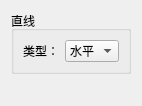
<?xml version="1.0" encoding="UTF-8"?>
<ui version="4.0">
 <class>MorphologyFindLineNode</class>
 <widget class="QWidget" name="MorphologyFindLineNode">
  <property name="geometry">
   <rect>
    <x>0</x>
    <y>0</y>
    <width>140</width>
    <height>106</height>
   </rect>
  </property>
  <property name="windowTitle">
   <string>Form</string>
  </property>
  <layout class="QVBoxLayout" name="verticalLayout_2">
   <item>
    <widget class="QGroupBox" name="groupBox">
     <property name="title">
      <string>直线</string>
     </property>
     <layout class="QVBoxLayout" name="verticalLayout">
      <item>
       <layout class="QFormLayout" name="formLayout">
        <item row="0" column="0">
         <widget class="QLabel" name="label">
          <property name="text">
           <string>类型：</string>
          </property>
         </widget>
        </item>
        <item row="0" column="1">
         <widget class="QComboBox" name="lineType_comboBox">
          <item>
           <property name="text">
            <string>水平</string>
           </property>
          </item>
          <item>
           <property name="text">
            <string>垂直</string>
           </property>
          </item>
         </widget>
        </item>
       </layout>
      </item>
     </layout>
    </widget>
   </item>
   <item>
    <widget class="QLabel" name="info_label">
     <property name="text">
      <string/>
     </property>
    </widget>
   </item>
  </layout>
 </widget>
 <resources/>
 <connections/>
</ui>
